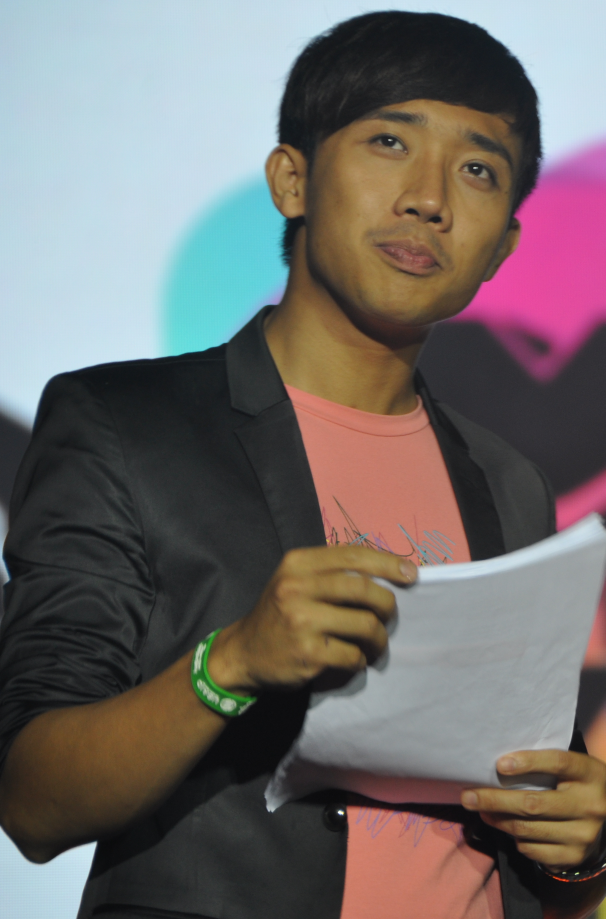
#> input picture opencv-face-recognition-python/training-data/s1/1.jpg, 1817 x 2757 px (shown at 1/3 size)
$ python OpenCV-Face-Recognition-Python.py
#> lines starting #> are read from the running program, lines starting #| are printed output that depends on the picture

# coding: utf-8

# Face Recognition with OpenCV

# To detect faces, I will use the code from my previous article on [face detection](https://www.superdatascience.com/opencv-face-detection/). So if you have not read it, I encourage you to do so to understand how face detection works and its Python coding.

# ### Import Required Modules

# Before starting the actual coding we need to import the required modules for coding. So let's import them first.
#
# - **cv2:** is _OpenCV_ module for Python which we will use for face detection and face recognition.
# - **os:** We will use this Python module to read our training directories and file names.
# - **numpy:** We will use this module to convert Python lists to numpy arrays as OpenCV face recognizers accept numpy arrays.

# In[1]:

#import OpenCV module
import cv2
#import os module for reading training data directories and paths
import os
#import numpy to convert python lists to numpy arrays as
#it is needed by OpenCV face recognizers
import numpy as np


# ### Training Data

# The more images used in training the better. Normally a lot of images are used for training a face recognizer so that it can learn different looks of the same person, for example with glasses, without glasses, laughing, sad, happy, crying, with beard, without beard etc. To keep our tutorial simple we are going to use only 12 images for each person.
#
# So our training data consists of total 2 persons with 12 images of each person. All training data is inside _`training-data`_ folder. _`training-data`_ folder contains one folder for each person and **each folder is named with format `sLabel (e.g. s1, s2)` where label is actually the integer label assigned to that person**. For example folder named s1 means that this folder contains images for person 1. The directory structure tree for training data is as follows:
#
# ```
# training-data
# |-------------- s1
# |               |-- 1.jpg
# |               |-- ...
# |               |-- 12.jpg
# |-------------- s2
# |               |-- 1.jpg
# |               |-- ...
# |               |-- 12.jpg
# ```
#
# The _`test-data`_ folder contains images that we will use to test our face recognizer after it has been successfully trained.

# As OpenCV face recognizer accepts labels as integers so we need to define a mapping between integer labels and persons actual names so below I am defining a mapping of persons integer labels and their respective names.
#
# **Note:** As we have not assigned `label 0` to any person so **the mapping for label 0 is empty**.

# In[2]:

#there is no label 0 in our training data so subject name for index/label 0 is empty
subjects = ["", "Truong Giang", "Tran Thanh"]


# ### Prepare training data

# You may be wondering why data preparation, right? Well, OpenCV face recognizer accepts data in a specific format. It accepts two vectors, one vector is of faces of all the persons and the second vector is of integer labels for each face so that when processing a face the face recognizer knows which person that particular face belongs too.
#
# For example, if we had 2 persons and 2 images for each person.
#
# ```
# PERSON-1    PERSON-2
#
# img1        img1
# img2        img2
# ```
#
# Then the prepare data step will produce following face and label vectors.
#
# ```
# FACES                        LABELS
#
# person1_img1_face              1
# person1_img2_face              1
# person2_img1_face              2
# person2_img2_face              2
# ```
#
#
# Preparing data step can be further divided into following sub-steps.
#
# 1. Read all the folder names of subjects/persons provided in training data folder. So for example, in this tutorial we have folder names: `s1, s2`.
# 2. For each subject, extract label number. **Do you remember that our folders have a special naming convention?** Folder names follow the format `sLabel` where `Label` is an integer representing the label we have assigned to that subject. So for example, folder name `s1` means that the subject has label 1, s2 means subject label is 2 and so on. The label extracted in this step is assigned to each face detected in the next step.
# 3. Read all the images of the subject, detect face from each image.
# 4. Add each face to faces vector with corresponding subject label (extracted in above step) added to labels vector.
#
# **[There should be a visualization for above steps here]**

# Did you read my last article on [face detection](https://www.superdatascience.com/opencv-face-detection/)? No? Then you better do so right now because to detect faces, I am going to use the code from my previous article on [face detection](https://www.superdatascience.com/opencv-face-detection/). So if you have not read it, I encourage you to do so to understand how face detection works and its coding. Below is the same code.

# In[3]:

#function to detect face using OpenCV
def detect_face(img):
    #convert the test image to gray image as opencv face detector expects gray images
    gray = cv2.cvtColor(img, cv2.COLOR_BGR2GRAY)

    #load OpenCV face detector, I am using LBP which is fast
    #there is also a more accurate but slow Haar classifier
    face_cascade = cv2.CascadeClassifier('opencv-files/lbpcascade_frontalface.xml')

    #let's detect multiscale (some images may be closer to camera than others) images
    #result is a list of faces
    faces = face_cascade.detectMultiScale(gray, scaleFactor=1.2, minNeighbors=5);

    #if no faces are detected then return original img
    if (len(faces) == 0):
        return None, None

    #under the assumption that there will be only one face,
    #extract the face area
    (x, y, w, h) = faces[0]

    #return only the face part of the image
    return gray[y:y+w, x:x+h], faces[0]


# I am using OpenCV's **LBP face detector**. On _line 4_, I convert the image to grayscale because most operations in OpenCV are performed in gray scale, then on _line 8_ I load LBP face detector using `cv2.CascadeClassifier` class. After that on _line 12_ I use `cv2.CascadeClassifier` class' `detectMultiScale` method to detect all the faces in the image. on _line 20_, from detected faces I only pick the first face because in one image there will be only one face (under the assumption that there will be only one prominent face). As faces returned by `detectMultiScale` method are actually rectangles (x, y, width, height) and not actual faces images so we have to extract face image area from the main image. So on _line 23_ I extract face area from gray image and return both the face image area and face rectangle.
#
# Now you have got a face detector and you know the 4 steps to prepare the data, so are you ready to code the prepare data step? Yes? So let's do it.

# In[4]:

#this function will read all persons' training images, detect face from each image
#and will return two lists of exactly same size, one list
# of faces and another list of labels for each face
def prepare_training_data(data_folder_path):
#> called with data_folder_path = 'training-data'
    dirs = os.listdir(data_folder_path)

    #list to hold all subject faces
    faces = []
    #list to hold labels for all subjects
    labels = []

    #let's go through each directory and read images within it
    for dir_name in dirs:

        #our subject directories start with letter 's' so
        #ignore any non-relevant directories if any
        if not dir_name.startswith("s"):
            continue;

        #------STEP-2--------
        #extract label number of subject from dir_name
        #format of dir name = slabel
        #, so removing letter 's' from dir_name will give us label
        label = int(dir_name.replace("s", ""))

        #build path of directory containin images for current subject subject
        #sample subject_dir_path = "training-data/s1"
        subject_dir_path = data_folder_path + "/" + dir_name

        #get the images names that are inside the given subject directory
        subject_images_names = os.listdir(subject_dir_path)

        #------STEP-3--------
        #go through each image name, read image,
        #detect face and add face to list of faces
        for image_name in subject_images_names:

            #ignore system files like .DS_Store
            if image_name.startswith("."):
                continue;

            #build image path
            #sample image path = training-data/s1/1.pgm
            image_path = subject_dir_path + "/" + image_name

            #read image
            image = cv2.imread(image_path)
#> image is the input picture: shape (2757, 1817, 3); mean B, G, R 105.1, 106.7, 112.9

            #display an image window to show the image
            cv2.imshow("Training on image...", cv2.resize(image, (400, 500)))
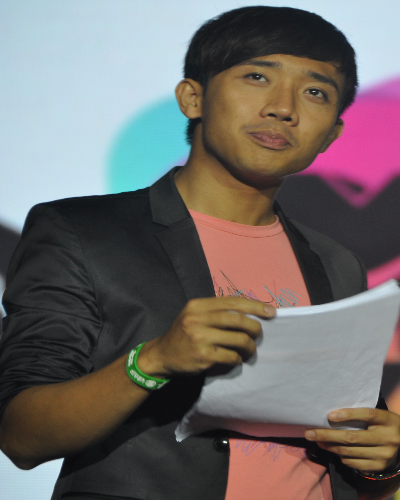
#> window 'Training on image...': shape (500, 400, 3); mean B, G, R 105, 106.6, 112.7
            cv2.waitKey(100)

            #detect face
            face, rect = detect_face(image)
#> in detect_face, `gray = cv2.cvtColor(img, cv2.COLOR_BGR2GRAY)`:
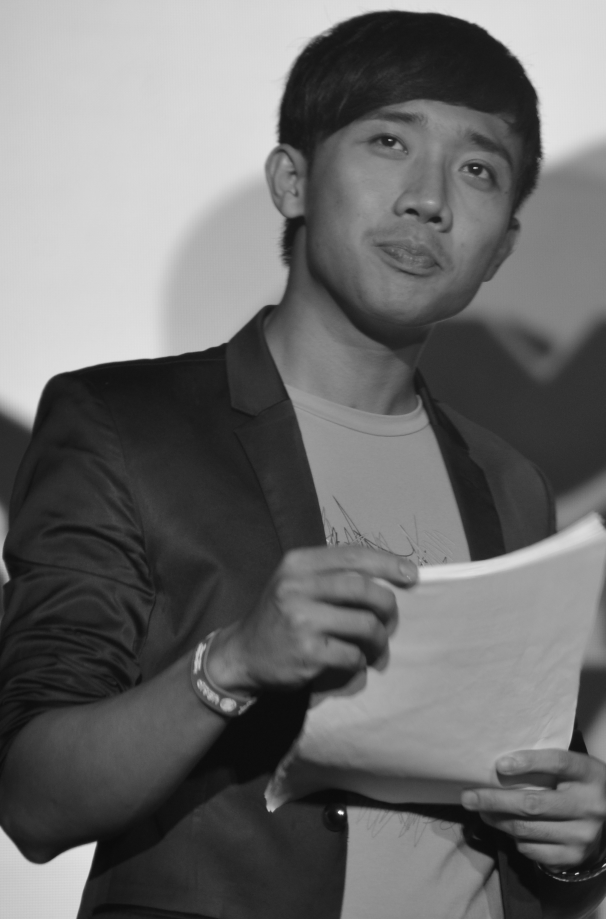
#> gray: shape (2757, 1817) (shown at 1/3 size); min 7, max 255, mean 108.3
#> in detect_face, `faces = face_cascade.detectMultiScale(gray, scaleFactor=1.2, minNeighb..`: faces = ()

            #------STEP-4--------
            #for the purpose of this tutorial
            #we will ignore faces that are not detected
            if face is not None:
                #add face to list of faces
                faces.append(face)
                #add label for this face
                labels.append(label)

    cv2.destroyAllWindows()
    cv2.waitKey(1)
    cv2.destroyAllWindows()

    return faces, labels


# I have defined a function that takes the path, where training subjects' folders are stored, as parameter. This function follows the same 4 prepare data substeps mentioned above.
#
# **(step-1)** On _line 8_ I am using `os.listdir` method to read names of all folders stored on path passed to function as parameter. On _line 10-13_ I am defining labels and faces vectors.
#
# **(step-2)** After that I traverse through all subjects' folder names and from each subject's folder name on _line 27_ I am extracting the label information. As folder names follow the `sLabel` naming convention so removing the  letter `s` from folder name will give us the label assigned to that subject.
#
# **(step-3)** On _line 34_, I read all the images names of of the current subject being traversed and on _line 39-66_ I traverse those images one by one. On _line 53-54_ I am using OpenCV's `imshow(window_title, image)` along with OpenCV's `waitKey(interval)` method to display the current image being traveresed. The `waitKey(interval)` method pauses the code flow for the given interval (milliseconds), I am using it with 100ms interval so that we can view the image window for 100ms. On _line 57_, I detect face from the current image being traversed.
#
# **(step-4)** On _line 62-66_, I add the detected face and label to their respective vectors.

# But a function can't do anything unless we call it on some data that it has to prepare, right? Don't worry, I have got data of two beautiful and famous celebrities. I am sure you will recognize them!
#
# ![training-data](visualization/tom-shahrukh.png)
#
# Let's call this function on images of these beautiful celebrities to prepare data for training of our Face Recognizer. Below is a simple code to do that.

# In[5]:

#let's first prepare our training data
#data will be in two lists of same size
#one list will contain all the faces
#and other list will contain respective labels for each face
print("Preparing data...")
faces, labels = prepare_training_data("training-data")
print("Data prepared")

#print total faces and labels
print("Total faces: "+ str(len(faces)))
print("Total labels: "+ str(len(labels)))


# This was probably the boring part, right? Don't worry, the fun stuff is coming up next. It's time to train our own face recognizer so that once trained it can recognize new faces of the persons it was trained on. Read? Ok then let's train our face recognizer.

# ### Train Face Recognizer

# As we know, OpenCV comes equipped with three face recognizers.
#
# 1. EigenFace Recognizer: This can be created with `cv2.face.createEigenFaceRecognizer()`
# 2. FisherFace Recognizer: This can be created with `cv2.face.createFisherFaceRecognizer()`
# 3. Local Binary Patterns Histogram (LBPH): This can be created with `cv2.face.LBPHFisherFaceRecognizer()`
#
# I am going to use LBPH face recognizer but you can use any face recognizer of your choice. No matter which of the OpenCV's face recognizer you use the code will remain the same. You just have to change one line, the face recognizer initialization line given below.

# In[6]:

#create our LBPH face recognizer
#> (the run stopped early here; a loop or call above may not have finished)
